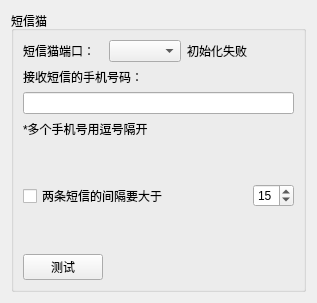
        <widget class="QWidget" name="page_6">
         <layout class="QHBoxLayout" name="horizontalLayout_7">
          <item>
           <widget class="QGroupBox" name="groupBox_11">
            <property name="title">
             <string>短信猫</string>
            </property>
            <layout class="QGridLayout" name="gridLayout_10">
             <item row="0" column="4">
              <spacer name="horizontalSpacer">
               <property name="orientation">
                <enum>Qt::Horizontal</enum>
               </property>
               <property name="sizeHint" stdset="0">
                <size>
                 <width>40</width>
                 <height>20</height>
                </size>
               </property>
              </spacer>
             </item>
             <item row="7" column="0">
              <widget class="QPushButton" name="btn_msgtest">
               <property name="text">
                <string>测试</string>
               </property>
              </widget>
             </item>
             <item row="5" column="0" colspan="2">
              <widget class="QCheckBox" name="chbox_msggap">
               <property name="text">
                <string>两条短信的间隔要大于</string>
               </property>
              </widget>
             </item>
             <item row="0" column="3">
              <widget class="QLabel" name="label_28">
               <property name="text">
                <string>初始化失败</string>
               </property>
              </widget>
             </item>
             <item row="2" column="0" colspan="5">
              <widget class="QLineEdit" name="ledt_msgphone"/>
             </item>
             <item row="0" column="1" colspan="2">
              <widget class="QComboBox" name="cbbox_msgcom"/>
             </item>
             <item row="0" column="0">
              <widget class="QLabel" name="label_27">
               <property name="text">
                <string>短信猫端口：</string>
               </property>
              </widget>
             </item>
             <item row="3" column="0" colspan="2">
              <widget class="QLabel" name="label_30">
               <property name="text">
                <string>*多个手机号用逗号隔开</string>
               </property>
              </widget>
             </item>
             <item row="1" column="0" colspan="2">
              <widget class="QLabel" name="label_29">
               <property name="text">
                <string>接收短信的手机号码：</string>
               </property>
              </widget>
             </item>
             <item row="6" column="0">
              <spacer name="verticalSpacer_5">
               <property name="orientation">
                <enum>Qt::Vertical</enum>
               </property>
               <property name="sizeHint" stdset="0">
                <size>
                 <width>20</width>
                 <height>40</height>
                </size>
               </property>
              </spacer>
             </item>
             <item row="4" column="0">
              <spacer name="verticalSpacer_6">
               <property name="orientation">
                <enum>Qt::Vertical</enum>
               </property>
               <property name="sizeHint" stdset="0">
                <size>
                 <width>20</width>
                 <height>40</height>
                </size>
               </property>
              </spacer>
             </item>
             <item row="5" column="4">
              <widget class="QSpinBox" name="sbox_msgtime">
               <property name="value">
                <number>15</number>
               </property>
              </widget>
             </item>
            </layout>
           </widget>
          </item>
         </layout>
        </widget>
